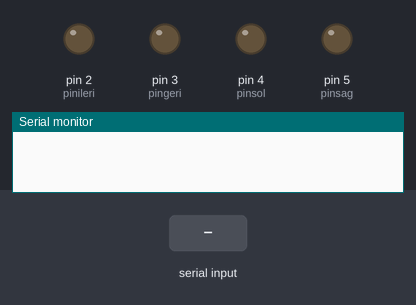
The sketch below on a simulated Arduino Uno, built with avr-gcc and run on an emulated ATmega328P. On the bench: output pins drawn as LEDs (lit = HIGH), the last lines printed to the serial monitor. The inputs (shaded band) are chosen by the test bench.

Above: at 1.2 s.
1.3 s: "*geri" received over Serial
At 2.3 s:
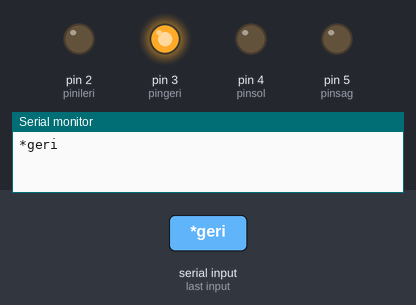
2.8 s: "*sol geri" received over Serial
At 3.7 s:
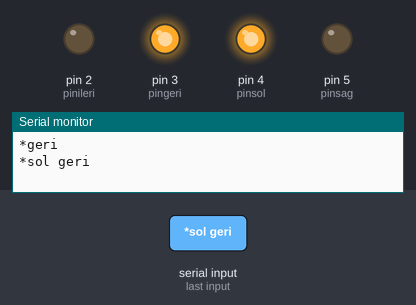
4.3 s: "*sol ileri" received over Serial
At 5.2 s:
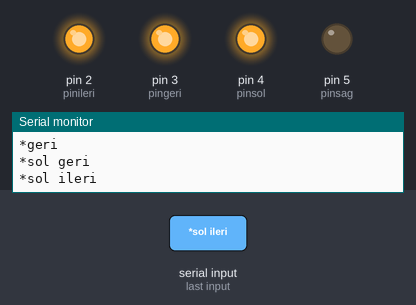
Timing chart, 0 to 7.3 s (numbered marks = the images above; inputs shaded):
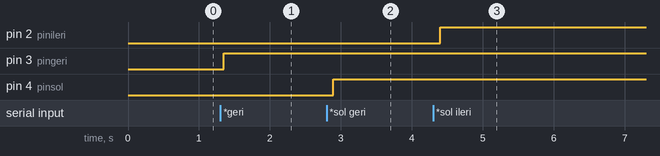

The sketch:

Arduino_Ses_ile_Araba_Kontrol_Etme_Sezerduino.ino
```cpp
String voice;
int
pinileri = 2, //**
pingeri = 3,
pinsol =4,
pinsag =5;//**
   //**ARACIN İLERİ ,GERİ, SAĞ ,SOL KOMUT ÇIKIŞ PİNLERİ**
   //**
//ön lamba
//arka lamba
//korna
//DÖRTLÜ

void setup()
{
Serial.begin(9600); //HC-07 bluetooth modülü için btu 9600
pinMode(pinileri, OUTPUT);
pinMode(pingeri, OUTPUT);
pinMode(pinsol, OUTPUT);
pinMode(pinsag, OUTPUT);

}
void loop(){
  while (Serial.available()){
delay(10);
char c = Serial.read();
if (c == '#') {break;}
voice += c;
}
if (voice.length() > 0) {
Serial.println(voice);

if(voice == "*İleri") {digitalWrite(pinileri, HIGH);}
else if(voice == "*geri") {digitalWrite(pingeri, HIGH);}
//
else if(voice == "*Sağ geri") {digitalWrite(pingeri, HIGH);
                          digitalWrite(pinsag, HIGH);}

else if(voice == "*Sağ ileri") {digitalWrite(pinileri, HIGH);
                          digitalWrite(pinsag, HIGH);}

else if(voice == "*sol geri") {digitalWrite(pingeri, HIGH);
                          digitalWrite(pinsol, HIGH);}
else if(voice == "*sol ileri") {digitalWrite(pinileri, HIGH);
                          digitalWrite(pinsol, HIGH);}
//
else if(voice == "*dur") {digitalWrite(pinileri, LOW);
                          digitalWrite(pingeri, LOW);
                          digitalWrite(pinsag, LOW);
                          digitalWrite(pinsol, LOW);

                          }

voice="";
}}
```

Measured:
- after the input at 1.3 s, pin 3 (pingeri): LOW → HIGH after 0.05 s
- after the input at 2.8 s, pin 4 (pinsol): LOW → HIGH after 0.09 s
- after the input at 4.3 s, pin 2 (pinileri): LOW → HIGH after 0.10 s
